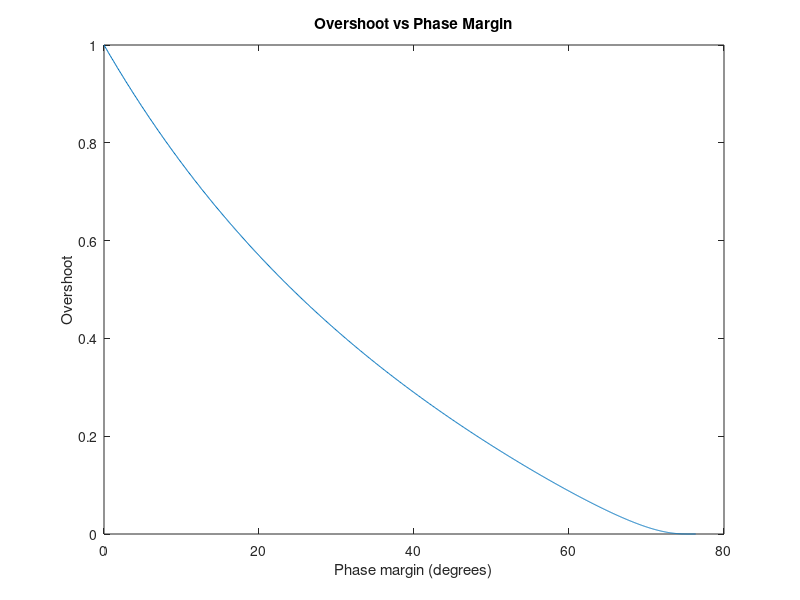

The MATLAB script that drew this image:
clear; close all;

z = 0:.001:1;
Pm = atan2d(2*z,sqrt(sqrt(1+4*z.^4)-2*z.^2));
Mp = exp(-pi*z./sqrt(1-z.^2));

figure; plot(Pm,Mp);
title('Overshoot vs Phase Margin');
xlabel('Phase margin (degrees)'); ylabel('Overshoot');
